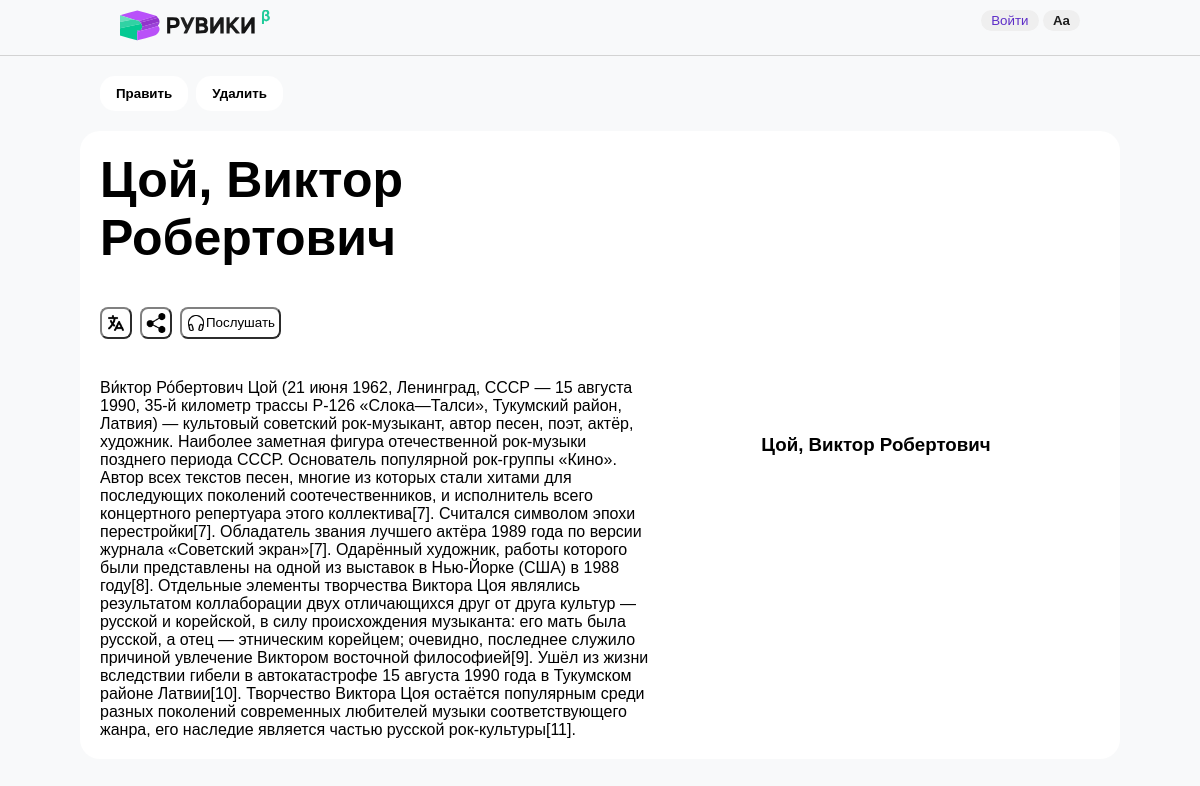
The page /article/Цой, Виктор Робертович on the database its author committed.
### tables this page shows
CREATE TABLE articles (
    id INTEGER PRIMARY KEY AUTOINCREMENT,
    title TEXT NOT NULL UNIQUE,
    content TEXT NOT NULL,
    photo TEXT NOT NULL
);

### server.py (the view)
@app.route("/article/<name>")
def article(name):
    article = Database.find_article_by_title(name)
    if article is None:
        return f"<h1> Статьи '{name}' не существует! </h1>"
    return render_template('article.html', article=article)

### database.py (called while the page is built)
    @staticmethod
    def find_article_by_title(title):
        connection = sqlite3.connect(Database.DATABASE)
        cursor = connection.cursor()
        cursor.execute("SELECT * FROM articles WHERE title = ?", [title])
        articles = cursor.fetchall()
        if len(articles) == 0:
            return None
        id, title, content, photo = articles[0]
        article = Article(title, content, photo, id)
        return article

### templates/article.html (shortened to what this page needs)
{% extends 'base.html' %}
{% block styles %}
<link rel="stylesheet" href="../static/article.css">
{% endblock styles%}
{% block content %}
<div class="controls_wrapper">
    <div class="controls">
        <form action="{{ url_for ('edit_article', id=article.id )}}" method="GET">
            <button type="submit" class="controls_bttn">Править</button>
        </form>
        <form action="{{ url_for ('delete_article', id=article.id )}}" method="POST">
            <button type="submit"
            class="controls_bttn"
            onclick="return confirm('Вы уверены, что хотите удалить статью?')">
            Удалить
            </button>
        </form>
    </div>
</div>
<div class="article">
    <div class="article_text">
        <div>
            <h1>{{ article.title }}</h1>
        </div>
        <div class="article_btns">
            <button class="article_btn">
                <img src="../static/translate.png" class="article_icon">
            </button>
            <button class="article_btn"><img src="../static/share.png" class="article_icon"></button>
            <button class="article_btn">
                <img src="../static/headphones.png" class="article_icon">
                Послушать</button>
        </div>
        <div >
            {{ article.content }}
        </div>
    </div>
    <div class="article_image">
        <h3 class="article_image_name">{{ article.title }}</h3>
    </div>
</div>
{% endblock content %}

### static/base.css (style rules this page uses)
* { margin: 0; padding: 0; }
body { font-family: "Gill", sans-serif; display: flex; flex-direction: column; align-items: center; background-color:#f8f9fa; }

### static/article.css (style rules this page uses)
h1 { color: black; font-size: 50px; margin-bottom: 40px; }
.controls_wrapper { display: flex; justify-self: start; width: 1000px; }
.controls { display: flex; }
.controls_bttn { color: black; border: none; background-color: white; border-radius: 15px; padding: 10px 16px; cursor: pointer; font-weight: bold; margin-right: 8px; }
.article { background-color: white; padding: 20px; margin: 20px; width: 1000px; border-radius: 20px; display: flex; flex-direction: row; }
.article_icon { width: 20px; height: auto; }
.article_btn { display: flex; justify-content: center; align-items: center; margin-right: 8px; padding: 4px; border-radius: 8px; border-width: 2px; border-color: grey; background-color: white; }
.article_btns { display: flex; flex-direction: row ; margin-bottom: 40px; }
.article_text { width: 60%; }
.article_image { width:40%; padding-left: 40px; padding-right: 40px; display: flex; justify-content: center; align-items: center; flex-direction: column; }
.article_image_name { margin: 20px; }

### rows shown on the page
articles: title "Цой, Виктор Робертович", content "Ви́ктор Ро́бертович Цой (21 июня 1962, Ленинград, СССР — 15 августа 1990, 35-й километр трассы Р-126 «Слока—Талси», Тукумский район, Латвия) — культовый советский рок-музыкант, автор песен, поэт, актёр, художник. Наиболее заметная фигура отечественной рок-музыки позднего периода СССР. Основатель популярной рок-группы «Кино». Автор всех текстов песен, многие из которых стали хитами для последующих поколений соотечественников, и исполнитель всего концертного репертуара этого коллектива[7]. Считался символом эпохи перестройки[7]. Обладатель звания лучшего актёра 1989 года по версии журнала «Советский экран»[7]. Одарённый художник, работы которого были представлены на одной из выставок в…"
